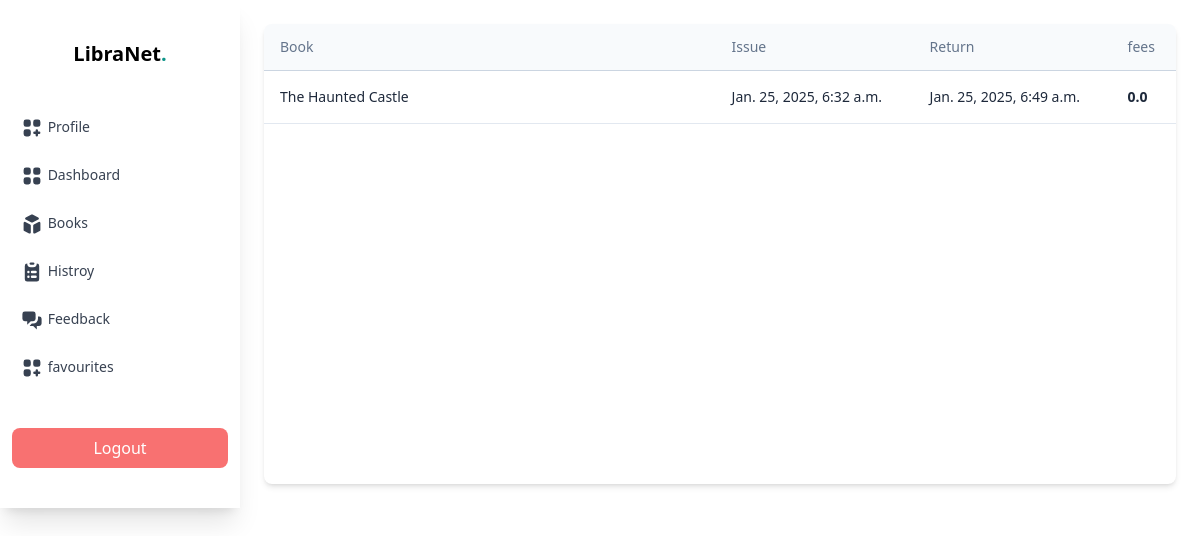
Page /student_history/ (signed in) on the earlier database version.
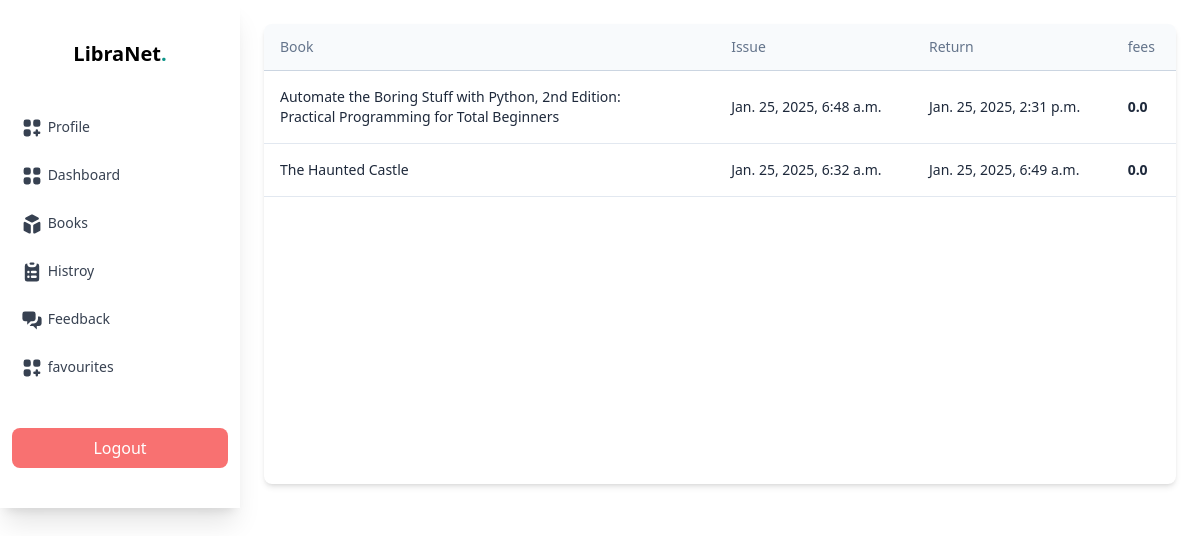
Same page on the later database version.
### users/models.py (models this page shows, shortened)
class BorrowRecord(models.Model):
    record_id = models.UUIDField(primary_key=True, editable=False, default=uuid.uuid4)
    student = models.ForeignKey(Student, on_delete=models.CASCADE)
    book = models.ForeignKey(Book, on_delete=models.CASCADE)
    borrow_date = models.DateTimeField(default=now)
    return_date = models.DateTimeField(default=date_estimation)
    returned = models.BooleanField(default=False)
    late_fees = models.FloatField(default=0.0)

class Book(models.Model):
    title = models.CharField(max_length=255)
    author = models.CharField(max_length=255)
    isbn = models.CharField(max_length=14, unique=True)
    book_cover_image = models.ImageField(upload_to='book_covers/', null=True, blank=True)
    total_copies = models.PositiveIntegerField()
    available_copies = models.PositiveIntegerField()

### users/decorators.py (the view)
        @login_required
        def _wrapped_view(request, *args, **kwargs):
            if not request.user.groups.filter(name=group_name).exists():
                return HttpResponseForbidden("You do not have permission to access this page.")
            return view_func(request, *args, **kwargs)

### users/views.py (called while the page is built)
def get_student(request):
    social_account = SocialAccount.objects.get(user=request.user, provider='google')
    google_uid = social_account.uid
    student = get_object_or_404(Student, student_uid=google_uid)
    return student

@group_required('Student')
def student_history(request):
    student = get_student(request)
    records = BorrowRecord.objects.filter(student=student, returned = True).order_by('-return_date')
    return render(request, 'student_history.html', {'records' : records})

### users/templates/student_history.html
{% extends 'student_layout.html' %}
{% block content %}
<div class="p-6 w-full h-[100vh] overflow-y-scroll">
    <div class="relative flex flex-col w-full h-full overflow-scroll text-gray-700 bg-white shadow-md rounded-lg bg-clip-border ">
      <table class="w-full text-left table-auto min-w-max overflow-scroll">
        <thead>
          <tr>
            <th class="p-4 border-b border-slate-300 bg-slate-50">
              <p class="block text-sm font-normal leading-none text-slate-500">
                Book
              </p>
            </th>
            <th class="p-4 border-b border-slate-300 bg-slate-50">
              <p class="block text-sm font-normal leading-none text-slate-500">
                Issue
              </p>
            </th>
            <th class="p-4 border-b border-slate-300 bg-slate-50">
              <p class="block text-sm font-normal leading-none text-slate-500">
                Return
              </p>
            </th>
            <th class="p-4 border-b border-slate-300 bg-slate-50">
              <p class="block text-sm font-normal leading-none text-slate-500">
                fees
              </p>
            </th>
          </tr>
        </thead>
        <tbody>
          {% for record in records %}
          <tr class="hover:bg-slate-50">
            <td class="p-4 border-b border-slate-200">
              <p class="block text-sm w-96 text-slate-800">
                 {{ record.book.title }}
              </p>
            </td>
            <td class="p-4 border-b border-slate-200">
              <p class="block text-sm text-slate-800">
                {{ record.borrow_date }}
              </p>
            </td>
            <td class="p-4 border-b border-slate-200">
              <p class="block text-sm text-slate-800">
                {{ record.return_date }}
              </p>
            </td>
            <td class="p-4 border-b border-slate-200">
              <a href="#" class="block text-sm font-semibold text-slate-800">
                {{ record.late_fees }}
              </a>
            </td>
          </tr>
          {% endfor %}
        </tbody>
      </table>
    </div>
  </div>
{% endblock %}

Differences in the rows shown:
now on this page (row edited): BorrowRecord: book "Automate the Boring Stuff with Python, 2nd Edition: Practical Programming for Total Beginners", borrow_date "Jan. 25, 2025, 6:48 a.m.", return_date "Jan. 25, 2025, 2:31 p.m.", late_fees "0.0"
